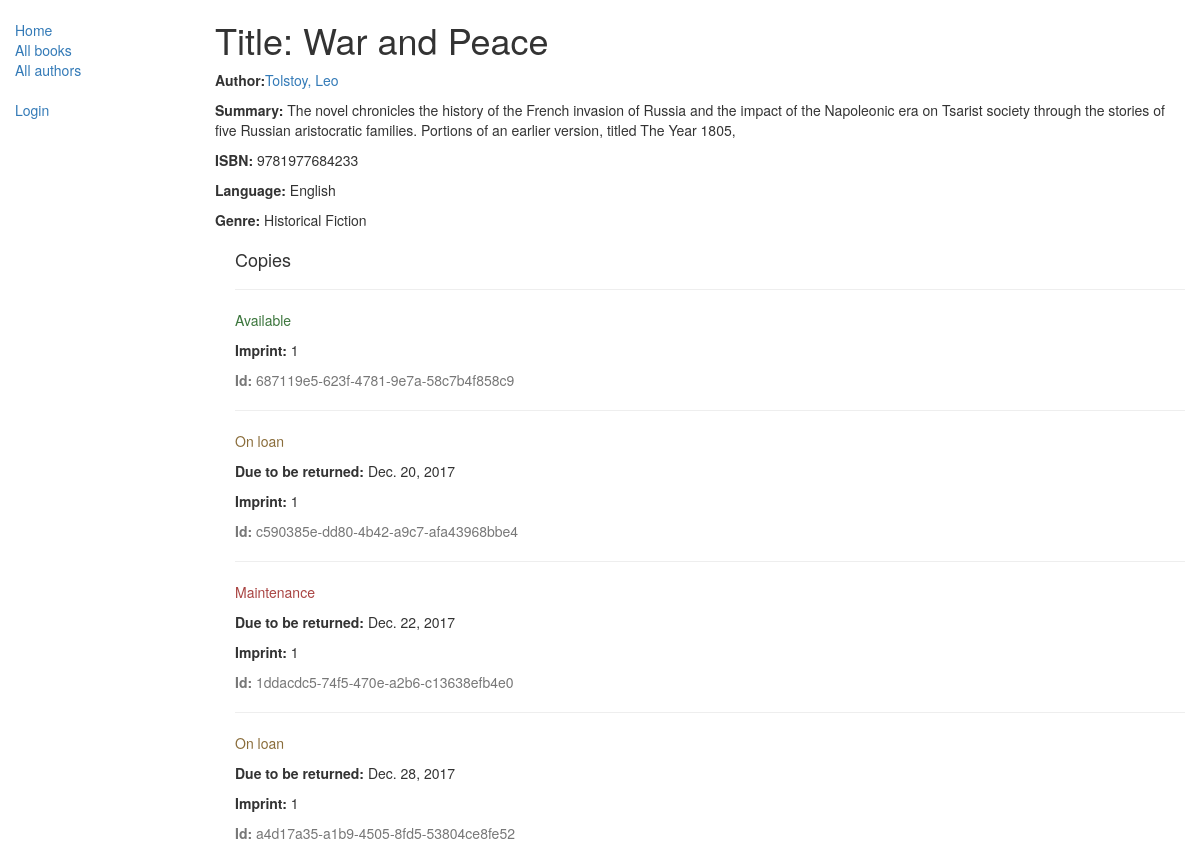
/catalog/book/1, run on the app's committed database.
### catalog/models.py (models this page shows, shortened)
class Book(models.Model):
    title = models.CharField(max_length=200)
    author = models.ForeignKey('Author',on_delete=models.SET_NULL, null=True)
    summary = models.TextField(max_length=1000, help_text='Enter a brief description of the book')
    isbn = models.CharField('ISBN',max_length=13, help_text='13 Character <a href="https://www.isbn-international.org/content/what-isbn">ISBN number</a>')
    genre = models.ManyToManyField(Genre, help_text="select a genre for this book")
    language = models.ForeignKey('Language',on_delete=models.SET_NULL,null=True)
    def display_genre(self):
        """
        Creates a string for the Genre. This is required to display genre in Admin
        """
        return ', '.join([genre.name for genre in self.genre.all()[:3]])
    display_genre.short_description = 'Genre'

class Author(models.Model):
    first_name = models.CharField(max_length=100)
    last_name = models.CharField(max_length=100)
    date_of_birth = models.DateField(null=True, blank=True)
    date_of_death = models.DateField('Died', null=True, blank=True)
    def __str__(self):
        return '%s, %s' % (self.last_name, self.first_name)

class Language(models.Model):
    name = models.CharField(max_length=200, help_text="Enter the book's natural language")
    def __str__(self):
        return self.name

class Genre(models.Model):
    name = models.CharField(max_length=200, help_text="Enter a book genre")
    def __str__(self):
        return self.name

class BookInstance(models.Model):
    id = models.UUIDField(primary_key=True, default=uuid.uuid4, help_text="Unique ID for this particular book across whole library")
    book = models.ForeignKey('Book',on_delete=models.SET_NULL,null=True)
    imprint = models.CharField(max_length=200)
    due_back = models.DateField(null=True, blank=True)
    borrower = models.ForeignKey(User, on_delete = models.SET_NULL,null = True,blank = True)
    LOAN_STATUS = (
        ('m', 'Maintenance'),
        ('o', 'On loan'),
        ('a', 'Available'),
        ('r', 'Reserved'),
    )
    status = models.CharField(max_length=1, choices=LOAN_STATUS, blank=True, default='m', help_text='Book availability')
    class Meta:
        ordering = ["due_back"]
        permissions = (("can_mark_returned", "Set book as returned"),)

### catalog/views.py (the view)
# urls.py: url(r'^book/(?P<pk>\d+)$', views.BookDetailView.as_view(), name='book-detail'),
class BookDetailView(generic.DetailView):
    model = Book

### catalog/templates/catalog/book_detail.html
{% extends "base_generic.html" %}
{% block content %}
  <h1>Title: {{ book.title }}</h1>
  <p><strong>Author:</strong><a href="{% url 'author-detail' book.author.pk %}">{{ book.author }}</a></p>
  <p><strong>Summary:</strong> {{ book.summary }}</p>
  <p><strong>ISBN:</strong> {{ book.isbn }}</p>
  <p><strong>Language:</strong> {{ book.language }}</p>
  <p><strong>Genre:</strong> {% for genre in book.genre.all %} {{ genre }}{% if not forloop.last %}, {% endif %}{% endfor %}</p>
  <div style="margin-left:20px;margin-top:20px">
  <h4>Copies</h4>
  {% for copy in book.bookinstance_set.all %}
  <hr>
  <p class="{% if copy.status == 'a' %}text-success{% elif copy.status == 'm' %}text-danger{% else %}text-warning{% endif %}">{{ copy.get_status_display }}</p>
  {% if copy.status != 'a' %}<p><strong>Due to be returned:</strong> {{copy.due_back}}</p>{% endif %}
  <p><strong>Imprint:</strong> {{copy.imprint}}</p>
  <p class="text-muted"><strong>Id:</strong> {{copy.id}}</p>
  {% endfor %}
  </div>
{% endblock %}

### data on the page
Book: title "War and Peace", author "Tolstoy, Leo", summary "The novel chronicles the history of the French invasion of Russia and the impact of the Napoleonic era on Tsarist society through the stories of five Russian aristocratic families. Portions of an earlier version, titled The Year 1805,", isbn "9781977684233", language "English"
Genre: name "Historical Fiction"
BookInstance: status "Available", imprint "1", id "687119e5-623f-4781-9e7a-58c7b4f858c9"
BookInstance: status "On loan", due_back "Dec. 20, 2017", imprint "1", id "c590385e-dd80-4b42-a9c7-afa43968bbe4"
BookInstance: status "Maintenance", due_back "Dec. 22, 2017", imprint "1", id "1ddacdc5-74f5-470e-a2b6-c13638efb4e0"
BookInstance: status "On loan", due_back "Dec. 28, 2017", imprint "1", id "a4d17a35-a1b9-4505-8fd5-53804ce8fe52"
